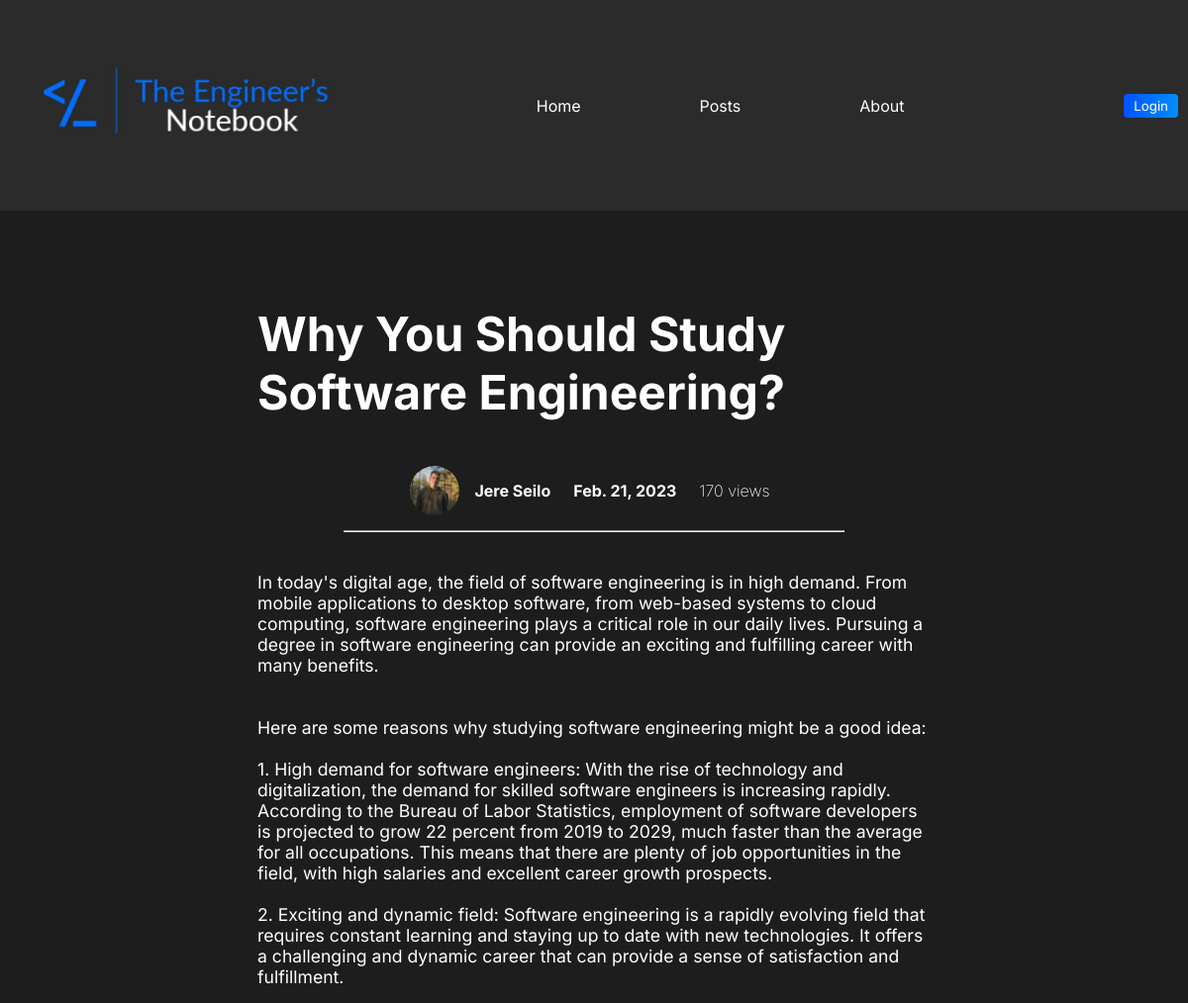
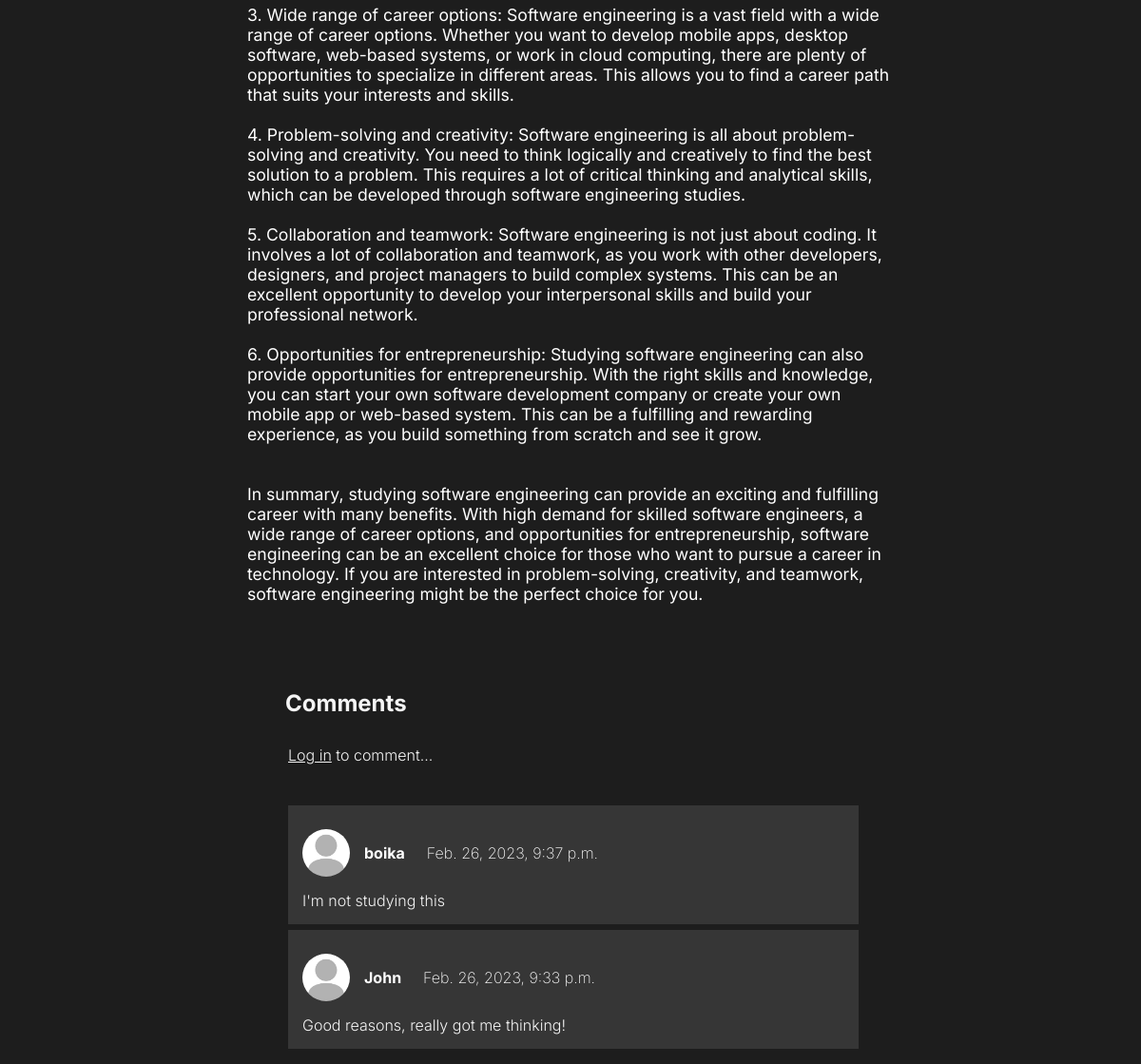
/posts/why-you-should-study-software-engineering, run on the app's committed database (2 pictures, top to bottom).
### blogapp/models.py (models this page shows, shortened)
class Post(models.Model):
    author = models.ForeignKey("Author", on_delete=models.CASCADE)
    title = models.CharField(max_length=80)
    intro = models.CharField(max_length=100)
    image = models.ImageField(upload_to="images")
    text = models.TextField()
    date = models.DateField(default=timezone.now)
    views = models.IntegerField(default=0)
    slug = models.SlugField(unique=True)
    def save(self, *args, **kwargs):
        self.slug = slugify(self.title)
        super(Post, self).save(*args, **kwargs)

class Author(models.Model):
    firstname = models.CharField(max_length=50)
    lastname = models.CharField(max_length=50)
    profilepic = models.ImageField(upload_to="images")
    def __str__(self):
        return (f"{self.firstname}  {self.lastname}")

class Comment(models.Model):
    comment = models.TextField(max_length=1000)
    user = models.ForeignKey(User, on_delete=models.CASCADE)
    date = models.DateTimeField(auto_now=True)
    post = models.ForeignKey(Post, on_delete=models.CASCADE, related_name="comments")

### blogapp/views.py (the view, shortened to what this page needs)
# urls.py: path("posts/<slug:slug>", views.PostDetailView.as_view(), name="postdetail")
class PostDetailView(View):
    def get(self, request, slug):
        post = Post.objects.get(slug=slug)
        post.views += 1
        post.save()
        form = CommentForm()
        comments = post.comments.all().order_by("-id")
        return render(request, "blogapp/postdetail.html", {"post":post, "form":form, "comments":comments,})

### blogapp/templates/blogapp/postdetail.html (shortened to what this page needs)
{% extends 'base.html' %}
{% load static %}
{% block css_url%}{% static 'blogapp/postdetail.css' %}{% endblock css_url%}
{% block nav_css %}{% static 'nav.css' %}{% endblock nav_css %}
{% block content %}
{% include "nav.html" %}
<div class="main">
    <div class="textbox">
        <h2>{{post.title}}</h2>
        <div class="written">
            <img id="pp" src={{post.author.profilepic.url}}>
            <p>{{post.author}}</p>
            <p>{{post.date}}</p>
            <p id="views">{{post.views}} views</p>
       </div>
        <hr>
        <p id="text">{{post.text |linebreaksbr}}</p>
        <section>
            <div class="comments">
                <h1>Comments</h1>
                <div class="new_comment">
                    {% if user.is_authenticated %}
                    <form method="POST">
                        {% csrf_token %}
                        {{form.comment}}
                    </form>
                    {% else %}
                        <h4><a href={% url 'login' %}>Log in</a> to comment...</h4>
                    {% endif %}
                </div>
                {% for comment in comments %}
                 <div class="comment">
                    <div class="written" id="comment_writer">
                        <img id="pp" src={% static 'defaultpp.jpg' %}>
                        <p>{{comment.user}}</p>
                        <p  id="pvm">{{comment.date}}</p>
                    </div>
                <p class="comment_text">{{comment.comment}}</p>
                </div>
                {% endfor %}
            </div>
        </section>
    </div>
</div>
{% endblock content %}

### blogapp/static/blogapp/postdetail.css (style rules this page uses)
* { margin: 0; padding: 0; }
.main { height: 90vh; width: 100vw; background-color: #1d1d1d; display: flex; justify-content: center; overflow:auto !important; }
.textbox { margin-top: 70px; height: 700px; width: 60vw; display: flex; flex-direction: column; align-items: center; }
.written { color: #fff; display: flex; justify-content: center; top: 0px; margin-top: 25px; margin-bottom: 5px; align-items: center; }
.written p { font-family: 'Inter', sans-serif; font-weight: 700; padding-left: 15px; padding-right: 8px; }
#pp { height: 50px; width: 50px; border-radius: 50%; }
.textbox h2 { color: #fff; margin-top:25px; font-family: 'Inter', sans-serif; font-size: 3rem; padding-left: 20px; margin-bottom: 20px; }
#text { margin: 20px; margin-top: 40px; color: #fff; font-family: 'Inter', sans-serif; font-size: 1.1rem; padding-bottom: 40px; }
hr { margin-top: 10px; width: 70%; color: #1d1d1d; }
#views { font-weight: 200; }
.comments { padding-top: 30px; padding-bottom: 25px; font-family: 'Inter', sans-serif; width: 50vw; font-weight: 300; color: whitesmoke; display: flex; flex-direction: column; align-items: start; }
.comments h1 { margin-bottom: 30px; }
#comment_writer { justify-content: start !important; margin-left: 15px; }
.comment { background-color: rgb(54, 54, 54); width: 100%; margin: 3px; }
.comment_text { margin: 15px; }
#pvm { font-weight: 200; }
.new_comment { height: 60px; width: 100%; }
h4 { font-weight: 300; padding-left: 3px; }
h4 a { text-decoration: underline; color: whitesmoke; }

### data on the page
Post: title "Why You Should Study Software Engineering?", author.profilepic (picture), author "Jere Seilo", date "Feb. 21, 2023", views "170", text "In today's digital age, the field of software engineering is in high demand. From mobile applications to desktop software, from web-based systems to cloud computing, software engineering plays a critical role in our daily lives. Pursuing a degree in software engineering can provide an exciting and fulfilling career with many benefits. Here are some reasons why studying software engineering might be a good idea: 1. High demand for software engineers: With the rise of technology and digitalization, the demand for skilled software engineers is increasing rapidly. According to the Bureau of Labor Statistics, employment of software developers is projected to grow 22 percent from 2019 to 2029,…"
Comment: user "boika", date "Feb. 26, 2023, 9:37 p.m.", comment "I'm not studying this"
Comment: user "John", date "Feb. 26, 2023, 9:33 p.m.", comment "Good reasons, really got me thinking!"
